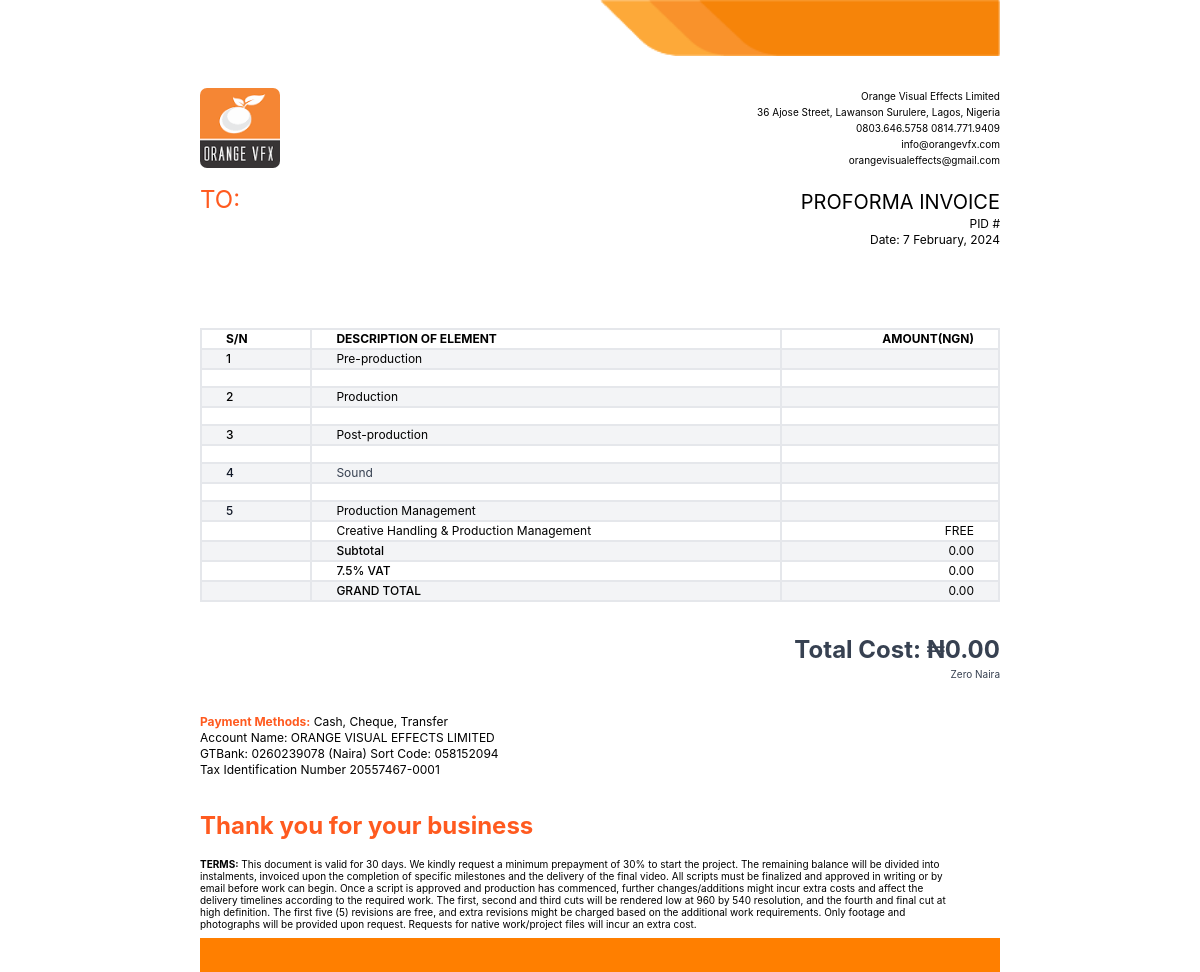
Screenshot of /invoices/3 with the database file from the repository.
### accounts/models.py (models this page shows, shortened)
class PriceDetail(models.Model):
    company_name = models.CharField(max_length=500)
    invoice_id = models.CharField(max_length=50)
    invoice_title = models.CharField(max_length=255)
    company_location = models.CharField(max_length=255)
    moodboard_price = models.CharField(max_length=100, default="FREE", blank=True, null=True)
    illustration_price = models.CharField(max_length=100, default="FREE", blank=True, null=True)
    storyboard_price = models.CharField(max_length=100, default="FREE", blank=True, null=True)
    compositing_price = models.CharField(max_length=100, default="FREE", blank=True, null=True)
    editing_price = models.CharField(max_length=100, default="FREE", blank=True, null=True)
    motion_price = models.CharField(max_length=100, default="FREE", blank=True, null=True)
    modelling_price = models.CharField(max_length=100, default="FREE", blank=True, null=True)
    texturing_price = models.CharField(max_length=100, default="FREE", blank=True, null=True)
    rigging_price = models.CharField(max_length=100, default="FREE", blank=True, null=True)
    lookdev_price = models.CharField(max_length=100, default="FREE", blank=True, null=True)
    layout_price = models.CharField(max_length=100, default="FREE", blank=True, null=True)
    animation_price = models.CharField(max_length=100, default="FREE", blank=True, null=True)
    fx_price = models.CharField(max_length=100, default="FREE", blank=True, null=True)
    lighting_price = models.CharField(max_length=100, default="FREE", blank=True, null=True)
    rendering_price = models.CharField(max_length=100, default="FREE", blank=True, null=True)
    voiceover_price = models.CharField(max_length=100, default="FREE", blank=True, null=True)
    audio_studio_price = models.CharField(max_length=100, default="FREE", blank=True, null=True)
    music_sync_price = models.CharField(max_length=100, default="FREE", blank=True, null=True)
    prod_mgt = models.CharField(max_length=100, default="FREE", blank=True, null=True)
    total_sum = models.CharField(max_length=100, default="FREE", blank=True, null=True)
    vat_price = models.CharField(max_length=100, default="FREE", blank=True, null=True)
    final_cost = models.CharField(max_length=100, default="FREE", blank=True, null=True)

### accounts/views.py (the view)
# urls.py: path('invoice', v.invoice_summary, name="invoice"),
def invoice(request, pk):
    data = PriceDetail.objects.get(pk=pk)
    include_data = PriceInclude.objects.get(price_detail=pk)
    cost_in_words = num2words(round(float(data.final_cost)))
    context = {'data': data,
               'include_data': include_data,
               'cost_in_words': cost_in_words}
    return render(request, 'gen_invoice.html', context)

### templates/gen_invoice.html (shortened to what this page needs)
{% load static %}
{% load humanize %}
{% load tailwindcss %}
<!DOCTYPE html>
<html lang="en">
<head>
    <link href="https://cdnjs.cloudflare.com/ajax/libs/flowbite/2.3.0/flowbite.min.css" rel="stylesheet" />
</head>
<body class="flex justify-center text-xs">
    <div class="flex flex-col justify-center">
        <div class="grid grid-cols-2 pb-8">
            <div>
            </div>
            <div>
                <img src="{% static 'img/top.png' %}" alt="" width="400px">
            </div>
        </div>
        <div class="grid grid-cols-2 pb-8">
            <div class="flex flex-col">
                <img src="{% static 'img/logo.png' %}" alt="" width="80px" style="border-radius: 7px;">
                <h1 class="text-2xl text-orange-500 mt-4">TO:</h1>
            </div>
            <div class="flex flex-col text-right">
                <ul>
                    <li style="font-size: 10px;">Orange Visual Effects Limited</li>
                    <li style="font-size: 10px;">36 Ajose Street, Lawanson Surulere, Lagos, Nigeria</li>
                    <li style="font-size: 10px;">0803.646.5758 0814.771.9409</li>
                    <li style="font-size: 10px;">info@orangevfx.com </li>
                    <li style="font-size: 10px;">orangevisualeffects@gmail.com</li>
                </ul>
                <div class="pt-5">
                    <h1 class="text-xl">PROFORMA INVOICE</h1>
                    <p>PID # {{ data.invoice_id }}</p>
                    <p>Date: 7 February, 2024</p>
                </div>
            </div>
        </div>
        <div class="flex justify-center relative overflow-x-auto mx-5">
            <table class="w-full text-xs text-left rtl:text-right dark:text-gray-400">
                <thead class="bg-white border-b dark:bg-gray-800 dark:border-gray-700">
                    <tr>
                        <th scope="col" class="px-6 border-2 border-solid">
                            S/N
                        </th>
                        <th scope="col" class="uppercase px-6 border-2 border-solid">
                            Description of Element
                        </th>
                        <th scope="col" class="uppercase px-6 border-2 border-solid text-right">
                            Amount(NGN)
                        </th>
                    </tr>
                </thead>
                <tbody>
                    <tr class="bg-gray-100 dark:bg-gray-700 dark:text-gray-400">
                        <th scope="row"
                            class="border-2 border-solid px-6 font-medium whitespace-nowrap dark:text-white">
                            1
                        </th>
                        <td class="border-2 border-solid px-6">
                            Pre-production
                        </td>
                        <td class="border-2 border-solid px-6">
                        </td>
                    </tr>
                    <tr class="bg-white dark:bg-gray-800">
                        <th scope="row"
                            class="border-2 border-solid px-6 py-2 font-medium whitespace-nowrap dark:text-white">
                        </th>
                        <td class="border-2 border-solid px-6">
                        </td>
                        <td class="border-2 border-solid px-6">
                        </td>
                    </tr>
                    <tr class="bg-gray-100 dark:bg-gray-700 dark:text-gray-400">
                        <th scope="row"
                            class="border-2 border-solid px-6 font-medium whitespace-nowrap dark:text-white">
                            2
                        </th>
                        <td class="border-2 border-solid px-6">
                            Production
                        </td>
                        <td class="border-2 border-solid px-6">
                        </td>
                    </tr>
                    <tr class="bg-white dark:bg-gray-800">
                        <th scope="row"
                            class="border-2 border-solid px-6 py-2 font-medium text-gray-900 whitespace-nowrap dark:text-white">
                        </th>
                        <td class="border-2 border-solid px-6">
                        </td>
                        <td class="border-2 border-solid px-6">
                        </td>
                    </tr>
                    <tr class="bg-gray-100 dark:bg-gray-700 dark:text-gray-400">
                        <th scope="row"
                            class="border-2 border-solid px-6 font-medium whitespace-nowrap dark:text-white">
                            3
                        </th>
                        <td class="border-2 border-solid px-6">
                            Post-production
                        </td>
                        <td class="border-2 border-solid px-6">
                        </td>
                    </tr>
                    <tr class=" dark:bg-gray-700 dark:text-gray-400">
                        <th scope="row"
                            class="border-2 border-solid px-6 py-2 font-medium text-gray-900 whitespace-nowrap dark:text-white">
                        </th>
                        <td class="border-2 border-solid px-6">
                        </td>
                        <td class="border-2 border-solid px-6">
                        </td>
                    </tr>
                    <tr class="text-gray-700 bg-gray-100 dark:bg-gray-700 dark:text-gray-400">
                        <th scope="row"
                            class="border-2 border-solid px-6 font-medium text-gray-900 whitespace-nowrap dark:text-white">
                            4
                        </th>
                        <td class="border-2 border-solid px-6">
                            Sound
                        </td>
                        <td class="border-2 border-solid px-6">
                        </td>
                    </tr>
                    <tr class="text-gray-700 dark:bg-gray-700 dark:text-gray-400">
                        <th scope="row"
                            class="border-2 border-solid px-6 py-2 font-medium text-gray-900 whitespace-nowrap dark:text-white">
                        </th>
                        <td class="border-2 border-solid px-6">
                        </td>
                        <td class="border-2 border-solid px-6">
                        </td>
                    </tr>
                    <tr class="bg-gray-100 dark:bg-gray-700 dark:text-gray-400">
                        <th scope="row"
                            class="border-2 border-solid px-6 font-medium text-gray-900 whitespace-nowrap dark:text-white">
                            5
                        </th>
                        <td class="border-2 border-solid px-6">
                            Production Management
                        </td>
                        <td class="border-2 border-solid px-6">
                        </td>
                    </tr>
                    <tr class="bg-white border-b dark:bg-gray-800 dark:border-gray-700">
                        <th scope="row"
                            class="border-2 border-solid px-6 font-medium text-gray-900 whitespace-nowrap dark:text-white">
                        </th>
                        <td class="border-2 border-solid px-6">
                            Creative Handling & Production Management
                        </td>
                        <td class="border-2 border-solid px-6 text-right">
                            {% if data.prod_mgt != "0.0" %}
                            {{ data.prod_mgt|floatformat:"2"|intcomma }}
                        {% else %}
                            FREE
                        {% endif %}
                        </td>
                    </tr>
                    <tr class="bg-gray-100 dark:bg-gray-700 dark:text-gray-400">
                        <th scope="row"
                            class="border-2 border-solid px-6 font-medium text-gray-900 whitespace-nowrap dark:text-white">
                        </th>
                        <td class="border-2 border-solid font-medium px-6">
                            Subtotal
                        </td>
                        <td class="border-2 border-solid px-6 text-right">
                            {{ data.total_sum|floatformat:"2"|intcomma }}
                        </td>
                    </tr>
                    <tr class="dark:bg-gray-700 dark:text-gray-400">
                        <th scope="row"
                            class="border-2 border-solid px-6 font-medium text-gray-900 whitespace-nowrap dark:text-white">
                        </th>
                        <td class="border-2 border-solid font-medium px-6">
                            7.5% VAT
                        </td>
                        <td class="border-2 border-solid px-6 text-right">
                            {{ data.vat_price|floatformat:"2"|intcomma }}
                        </td>
                    </tr>
                    <tr class="bg-gray-100 dark:bg-gray-700 dark:text-gray-400">
                        <th scope="row"
                            class="border-2 border-solid px-6 font-medium text-gray-900 whitespace-nowrap dark:text-white">
                        </th>
                        <td class="border-2 border-solid font-medium px-6">
                            GRAND TOTAL
                        </td>
                        <td class="border-2 border-solid px-6 text-right">
                            {{ data.final_cost|floatformat:"2"|intcomma }}
                        </td>
                    </tr>
                </tbody>
            </table>
        </div>
        <div class="text-gray-700 text-right py-8">
            <h1 class="text-2xl font-bold">Total Cost: ₦{{ data.final_cost|floatformat:"2"|intcomma }}</h1>
            <p style="font-size: 10px;">{{ cost_in_words|capfirst }} Naira</p>
        </div>
        <ul class="pb-8">
            <li><span class="text-orange-500 font-bold">Payment Methods:</span> Cash, Cheque, Transfer</li>
            <li>Account Name: ORANGE VISUAL EFFECTS LIMITED</li>
            <li>GTBank: 0260239078 (Naira) Sort Code: 058152094</li>
            <li>Tax Identification Number 20557467-0001</li>
        </ul>
        <div class="flex flex-col justify-center pb-2">
            <h1 class="text-2xl font-bold text-left pb-4 text-orange-500">Thank you for your business</h1>
            <p style="font-size: 10px; width: 750px; line-height: 12px;"><b>TERMS:</b> This document is valid for 30 days. We kindly request a
                minimum prepayment of 30% to start the project. The remaining balance will be divided into
                instalments, invoiced upon the
                completion of specific milestones and the delivery of the final video. All scripts must be finalized
                and approved in writing or by email before work can begin. Once a script is approved and production
                has commenced, further changes/additions might incur extra costs and affect the delivery timelines
                according to the required work. The first, second and third cuts will be rendered low at 960 by 540
                resolution, and the fourth and final cut at high definition. The first five (5) revisions are free,
                and extra revisions might be charged based on the additional work requirements. Only footage and
                photographs will be provided upon request. Requests for native work/project files will incur an
                extra cost.</p>
        </div>
        <div style="width: 800px; height: 34px; background-color: #ff7f00;">
        </div>
    </div>
</body>
</html>

### rows the page displays
PriceDetail: total_sum "0.00", vat_price "0.00", final_cost "0.00"

### other values shown
{{ cost_in_words|capfirst }} "Zero"
